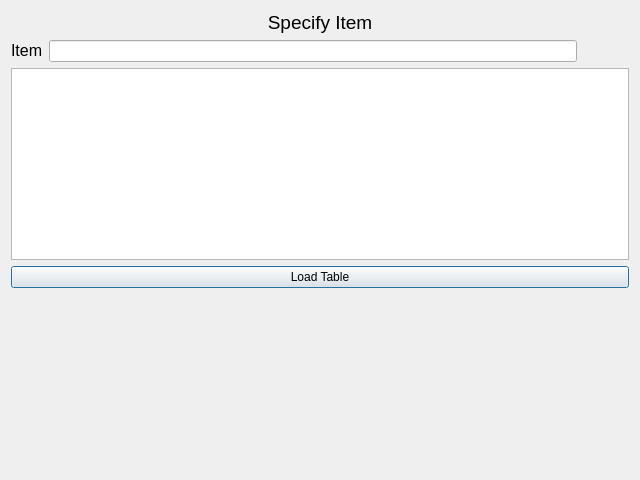
<?xml version="1.0" encoding="UTF-8"?>
<ui version="4.0">
 <class>Restock</class>
 <widget class="QDialog" name="Restock">
  <property name="geometry">
   <rect>
    <x>0</x>
    <y>0</y>
    <width>640</width>
    <height>480</height>
   </rect>
  </property>
  <property name="windowTitle">
   <string>Dialog</string>
  </property>
  <layout class="QVBoxLayout" name="verticalLayout_2">
   <item>
    <layout class="QVBoxLayout" name="verticalLayout">
     <item>
      <widget class="QLabel" name="label">
       <property name="text">
        <string>&lt;!DOCTYPE HTML PUBLIC &quot;-//W3C//DTD HTML 4.0//EN&quot; &quot;http://www.w3.org/TR/REC-html40/strict.dtd&quot;&gt;
&lt;html&gt;&lt;head&gt;&lt;meta name=&quot;qrichtext&quot; content=&quot;1&quot; /&gt;&lt;meta charset=&quot;utf-8&quot; /&gt;&lt;style type=&quot;text/css&quot;&gt;
p, li { white-space: pre-wrap; }
hr { height: 1px; border-width: 0; }
li.unchecked::marker { content: &quot;\2610&quot;; }
li.checked::marker { content: &quot;\2612&quot;; }
&lt;/style&gt;&lt;/head&gt;&lt;body style=&quot; font-family:'Segoe UI'; font-size:9pt; font-weight:400; font-style:normal;&quot;&gt;
&lt;p align=&quot;center&quot; style=&quot; margin-top:12px; margin-bottom:12px; margin-left:0px; margin-right:0px; -qt-block-indent:0; text-indent:0px;&quot;&gt;&lt;span style=&quot; font-size:14pt;&quot;&gt;Specify Item&lt;/span&gt;&lt;/p&gt;&lt;/body&gt;&lt;/html&gt;</string>
       </property>
      </widget>
     </item>
     <item>
      <layout class="QGridLayout" name="gridLayout">
       <item row="0" column="0">
        <widget class="QLabel" name="label_2">
         <property name="text">
          <string>&lt;html&gt;&lt;head/&gt;&lt;body&gt;&lt;p&gt;&lt;span style=&quot; font-size:12pt;&quot;&gt;Item&lt;/span&gt;&lt;/p&gt;&lt;/body&gt;&lt;/html&gt;</string>
         </property>
        </widget>
       </item>
       <item row="0" column="2">
        <layout class="QHBoxLayout" name="horizontalLayout">
         <item>
          <widget class="QLabel" name="label_4">
           <property name="text">
            <string/>
           </property>
           <property name="pixmap">
            <pixmap>../build-clientside_ui_file-Desktop_Qt_6_5_0_MinGW_64_bit-Debug/delete.png</pixmap>
           </property>
          </widget>
         </item>
         <item>
          <widget class="QLabel" name="label_3">
           <property name="text">
            <string/>
           </property>
           <property name="pixmap">
            <pixmap>../build-clientside_ui_file-Desktop_Qt_6_5_0_MinGW_64_bit-Debug/search.png</pixmap>
           </property>
          </widget>
         </item>
         <item>
          <widget class="QLabel" name="label_5">
           <property name="text">
            <string/>
           </property>
           <property name="pixmap">
            <pixmap>../build-clientside_ui_file-Desktop_Qt_6_5_0_MinGW_64_bit-Debug/power_search.png</pixmap>
           </property>
          </widget>
         </item>
         <item>
          <widget class="QLabel" name="label_6">
           <property name="text">
            <string/>
           </property>
           <property name="pixmap">
            <pixmap>../build-clientside_ui_file-Desktop_Qt_6_5_0_MinGW_64_bit-Debug/exit.png</pixmap>
           </property>
          </widget>
         </item>
        </layout>
       </item>
       <item row="0" column="1">
        <widget class="QLineEdit" name="lineEdit"/>
       </item>
      </layout>
     </item>
    </layout>
   </item>
   <item>
    <widget class="QTableView" name="tableView"/>
   </item>
   <item>
    <widget class="QPushButton" name="pushButton_load_table">
     <property name="text">
      <string>Load Table</string>
     </property>
    </widget>
   </item>
   <item>
    <spacer name="verticalSpacer">
     <property name="orientation">
      <enum>Qt::Vertical</enum>
     </property>
     <property name="sizeHint" stdset="0">
      <size>
       <width>20</width>
       <height>40</height>
      </size>
     </property>
    </spacer>
   </item>
  </layout>
 </widget>
 <resources/>
 <connections/>
</ui>
